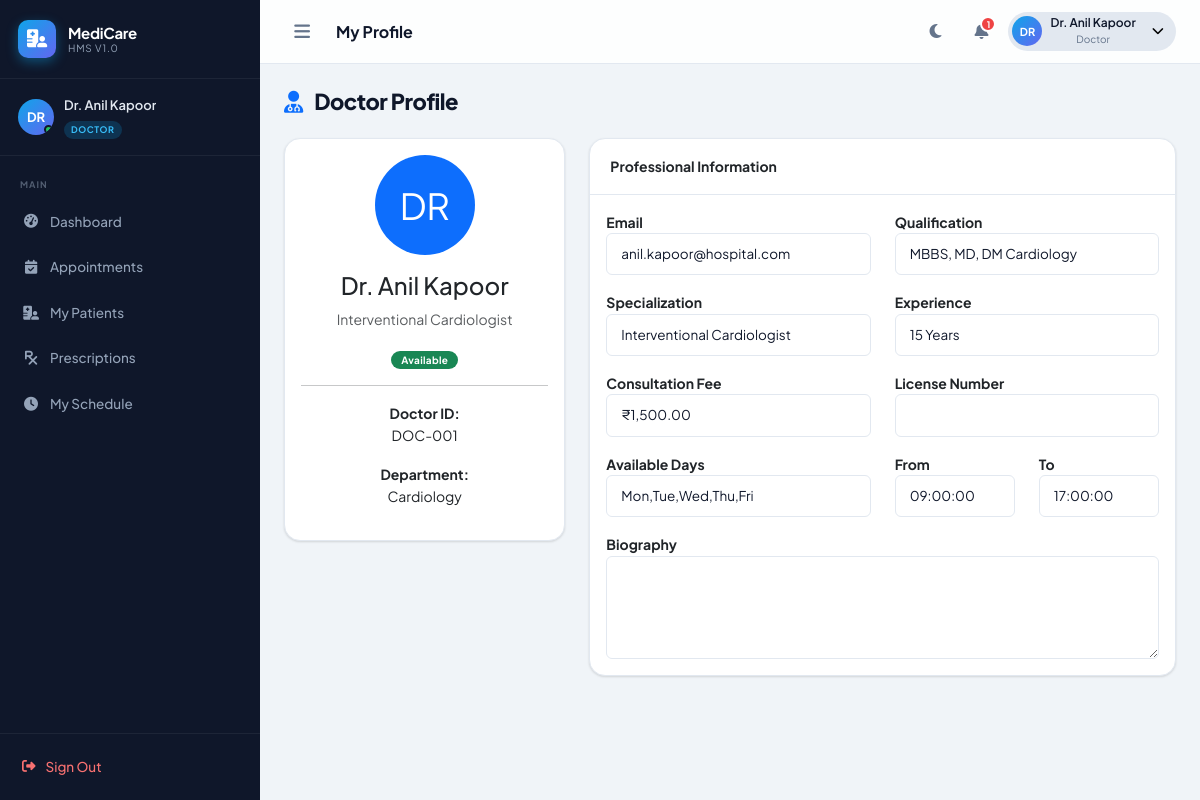
Page /doctor/profile.php (signed in) on the committed database.
### tables this page shows
CREATE TABLE `doctors` (
  `id`                INT UNSIGNED  NOT NULL AUTO_INCREMENT,
  `user_id`           INT UNSIGNED  NOT NULL,
  `doctor_code`       VARCHAR(20)   NOT NULL UNIQUE,
  `department_id`     INT UNSIGNED  NOT NULL,
  `specialization`    VARCHAR(150)  NOT NULL,
  `qualification`     VARCHAR(255)  NOT NULL,
  `experience_years`  INT           NOT NULL DEFAULT 0,
  `consultation_fee`  DECIMAL(10,2) NOT NULL DEFAULT 500.00,
  `bio`               TEXT          DEFAULT NULL,
  `license_number`    VARCHAR(50)   DEFAULT NULL,
  `rating`            DECIMAL(3,2)  NOT NULL DEFAULT 0.00,
  `total_ratings`     INT           NOT NULL DEFAULT 0,
  `available_days`    VARCHAR(100)  DEFAULT 'Mon,Tue,Wed,Thu,Fri',
  `time_from`         TIME          DEFAULT '09:00:00',
  `time_to`           TIME          DEFAULT '17:00:00',
  `slot_duration`     INT           NOT NULL DEFAULT 30 COMMENT 'minutes per slot',
  `status`            ENUM('available','on_leave','off_duty') NOT NULL DEFAULT 'available',
  `created_at`        TIMESTAMP     NOT NULL DEFAULT CURRENT_TIMESTAMP,
  `updated_at`        TIMESTAMP     NOT NULL DEFAULT CURRENT_TIMESTAMP ON UPDATE CURRENT_TIMESTAMP,
  PRIMARY KEY (`id`),
  KEY `fk_doctor_user`       (`user_id`),
  KEY `fk_doctor_department` (`department_id`),
  CONSTRAINT `fk_doctor_user`       FOREIGN KEY (`user_id`)       REFERENCES `users`       (`id`) ON DELETE CASCADE,
  CONSTRAINT `fk_doctor_department` FOREIGN KEY (`department_id`) REFERENCES `departments` (`id`)
);

CREATE TABLE `departments` (
  `id`          INT UNSIGNED  NOT NULL AUTO_INCREMENT,
  `name`        VARCHAR(100)  NOT NULL,
  `code`        VARCHAR(20)   NOT NULL UNIQUE,
  `description` TEXT          DEFAULT NULL,
  `hod_id`      INT UNSIGNED  DEFAULT NULL COMMENT 'Head of Department (doctor id)',
  `icon`        VARCHAR(50)   DEFAULT 'fa-hospital',
  `color`       VARCHAR(20)   DEFAULT '#0ea5e9',
  `status`      TINYINT(1)    NOT NULL DEFAULT 1,
  `created_at`  TIMESTAMP     NOT NULL DEFAULT CURRENT_TIMESTAMP,
  PRIMARY KEY (`id`)
);

### config/auth.php (called while the page is built, shortened)
<?php
class Auth {
    public static function user(): array {
        return [
            'id'     => $_SESSION['user_id']   ?? 0,
            'uuid'   => $_SESSION['uuid']       ?? '',
            'name'   => $_SESSION['name']       ?? 'Guest',
            'email'  => $_SESSION['email']      ?? '',
            'role'   => $_SESSION['role']       ?? 'guest',
            'avatar' => $_SESSION['avatar']     ?? null,
        ];
    }
}

### config/database.php (called while the page is built, shortened)
<?php
class Database {
    private static ?PDO $instance = null;
    public static function getInstance(): PDO {
        if (self::$instance === null) {
            $dsn = sprintf(
                'mysql:host=%s;port=%s;dbname=%s;charset=%s',
                DB_HOST, DB_PORT, DB_NAME, DB_CHARSET
            );
            $options = [
                PDO::ATTR_ERRMODE            => PDO::ERRMODE_EXCEPTION,
                PDO::ATTR_DEFAULT_FETCH_MODE => PDO::FETCH_ASSOC,
                PDO::ATTR_EMULATE_PREPARES   => false,
                PDO::MYSQL_ATTR_INIT_COMMAND => "SET NAMES utf8mb4 COLLATE utf8mb4_unicode_ci",
            ];
            try {
                self::$instance = new PDO($dsn, DB_USER, DB_PASS, $options);
            } catch (PDOException $e) {
                http_response_code(500);
                die(json_encode(['error' => 'Database connection failed: ' . $e->getMessage()]));
            }
        }
        return self::$instance;
    }
    public static function query(string $sql, array $params = []): PDOStatement {
        $stmt = self::getInstance()->prepare($sql);
        $stmt->execute($params);
        return $stmt;
    }
    public static function fetchOne(string $sql, array $params = []): ?array {
        $row = self::query($sql, $params)->fetch();
        return $row ?: null;
    }
}

### doctor/profile.php (the view, shortened to what this page needs)
<?php
$user = Auth::user();
$doctor = Database::fetchOne("
    SELECT d.*, dep.name AS department_name
    FROM doctors d
    LEFT JOIN departments dep ON dep.id = d.department_id
    WHERE d.user_id = ?
", [$user['id']]);
require_once __DIR__ . '/../includes/header.php';
?>
<div id="appWrapper">
<?php require_once __DIR__ . '/../includes/sidebar.php'; ?>
<div id="mainContent">
<?php require_once __DIR__ . '/../includes/navbar.php'; ?>
<main class="main-inner">
<div class="page-header">
    <h1>
        <i class="fa-solid fa-user-doctor text-primary me-2"></i>
        Doctor Profile
    </h1>
</div>
<div class="row">
<div class="col-lg-4">
<div class="card">
<div class="card-body text-center">
<div style="
width:100px;
height:100px;
border-radius:50%;
background:#0d6efd;
color:#fff;
font-size:36px;
display:flex;
align-items:center;
justify-content:center;
margin:auto;
">
<?= strtoupper(substr($user['name'],0,2)) ?>
</div>
<h4 class="mt-3">
<?= htmlspecialchars($user['name']) ?>
</h4>
<p class="text-muted">
<?= htmlspecialchars($doctor['specialization']) ?>
</p>
<span class="badge bg-success">
<?= ucfirst($doctor['status']) ?>
</span>
<hr>
<p>
<strong>Doctor ID:</strong><br>
<?= htmlspecialchars($doctor['doctor_code']) ?>
</p>
<p>
<strong>Department:</strong><br>
<?= htmlspecialchars($doctor['department_name']) ?>
</p>
</div>
</div>
</div>
<div class="col-lg-8">
<div class="card">
<div class="card-header">
Professional Information
</div>
<div class="card-body">
<div class="row">
<div class="col-md-6 mb-3">
<label class="fw-bold">Email</label>
<input class="form-control"
value="<?= htmlspecialchars($user['email']) ?>"
readonly>
</div>
<div class="col-md-6 mb-3">
<label class="fw-bold">Qualification</label>
<input class="form-control"
value="<?= htmlspecialchars($doctor['qualification']) ?>"
readonly>
</div>
<div class="col-md-6 mb-3">
<label class="fw-bold">Specialization</label>
<input class="form-control"
value="<?= htmlspecialchars($doctor['specialization']) ?>"
readonly>
</div>
<div class="col-md-6 mb-3">
<label class="fw-bold">Experience</label>
<input class="form-control"
value="<?= $doctor['experience_years'] ?> Years"
readonly>
</div>
<div class="col-md-6 mb-3">
<label class="fw-bold">Consultation Fee</label>
<input class="form-control"
value="₹<?= number_format($doctor['consultation_fee'],2) ?>"
readonly>
</div>
<div class="col-md-6 mb-3">
<label class="fw-bold">License Number</label>
<input class="form-control"
value="<?= htmlspecialchars($doctor['license_number']) ?>"
readonly>
</div>
<div class="col-md-6 mb-3">
<label class="fw-bold">Available Days</label>
<input class="form-control"
value="<?= htmlspecialchars($doctor['available_days']) ?>"
readonly>
</div>
<div class="col-md-3 mb-3">
<label class="fw-bold">From</label>
<input class="form-control"
value="<?= $doctor['time_from'] ?>"
readonly>
</div>
<div class="col-md-3 mb-3">
<label class="fw-bold">To</label>
<input class="form-control"
value="<?= $doctor['time_to'] ?>"
readonly>
</div>
<div class="col-12">
<label class="fw-bold">Biography</label>
<textarea class="form-control"
rows="4"
readonly><?= htmlspecialchars($doctor['bio']) ?></textarea>
</div>
</div>
</div>
</div>
</div>
</div>
</main>
</div>
</div>
<?php require_once __DIR__ . '/../includes/footer.php'; ?>

### assets/css/style.css (style rules this page uses)
:root { --font-sans: 'Plus Jakarta Sans', sans-serif; --font-mono: 'JetBrains Mono', monospace; --primary: #0ea5e9; --primary-dark:#0284c7; --secondary: #6366f1; --success: #22c55e; --warning: #f59e0b; --danger: #ef4444; --info: #06b6d4; --sidebar-w: 260px; --sidebar-collapsed: 72px; --sidebar-bg: #0f172a; --sidebar-text:#94a3b8; --sidebar-active-bg: rgba(14,165,233,.15); --sidebar-active-text: #0ea5e9; --bg: #f0f4f8; --card-bg: #ffffff; --border: #e2e8f0; --text-primary:#0f172a; --text-muted: #64748b; --navbar-h: 64px; --shadow-sm: 0 1px 3px rgba(0,0,0,.08), 0 1px 2px rgba(0,0,0,.06); --shadow: 0 4px 6px rgba(0,0,0,.07), 0 2px 4px rgba(0,0,0,.06); --shadow-lg: 0 10px 15px rgba(0,0,0,.1), 0 4px 6px rgba(0,0,0,.05); --shadow-xl: 0 20px 25px rgba(0,0,0,.1), 0 10px 10px rgba(0,0,0,.04); --radius-sm: 6px; --radius: 12px; --radius-lg: 16px; --radius-xl: 24px; --transition: all .25s cubic-bezier(.4,0,.2,1); }
*, *::before, *::after { box-sizing: border-box; margin: 0; padding: 0; }
html { scroll-behavior: smooth; }
body { font-family: var(--font-sans); background: var(--bg); color: var(--text-primary); font-size: 14px; line-height: 1.6; overflow-x: hidden; transition: background .3s, color .3s; }
#appWrapper { display: flex; min-height: 100vh; }
#mainContent { flex: 1; margin-left: var(--sidebar-w); padding-top: var(--navbar-h); min-height: 100vh; transition: margin-left .3s; }
.main-inner { padding: 24px; }
.card { background: var(--card-bg); border: 1px solid var(--border); border-radius: var(--radius-lg); box-shadow: var(--shadow-sm); transition: var(--transition); overflow: hidden; }
.card-header { background: transparent; border-bottom: 1px solid var(--border); padding: 16px 20px; font-weight: 700; font-size: 14px; }
.badge { font-size: 10px; font-weight: 700; padding: 4px 10px; border-radius: 20px; letter-spacing: .3px; }
.form-control, .form-select { border: 1.5px solid var(--border); border-radius: var(--radius-sm); font-size: 13.5px; padding: 10px 14px; background: var(--card-bg); color: var(--text-primary); transition: var(--transition); }
.page-header { display: flex; align-items: center; justify-content: space-between; margin-bottom: 24px; flex-wrap: wrap; gap: 12px; }
.page-header h1 { font-size: 22px; font-weight: 800; letter-spacing: -.5px; color: var(--text-primary); margin: 0; }

### assets/css/animations.css (style rules this page uses)
.main-inner { animation: fadeInUp .45s ease; }

### rows in the picture
doctors: specialization "Interventional Cardiologist", status "Available", doctor_code "DOC-001", department.name "Cardiology", qualification "MBBS, MD, DM Cardiology", experience_years "15 Years", consultation_fee "₹1,500.00", available_days "Mon,Tue,Wed,Thu,Fri", time_from "09:00:00", time_to "17:00:00"

### other values in the picture
substr($user['name'], 0, 2) "DR"
$user['name'] "Dr. Anil Kapoor"
str_replace('_', ' ', $role) "DOCTOR"
$label "Dashboard Appointments My Patients Prescriptions My Schedule"
$pageTitle "My Profile"
$unread "1"
str_replace('_', ' ', $user['role']) "Doctor"
substr($user['name'],0,2) "DR"
